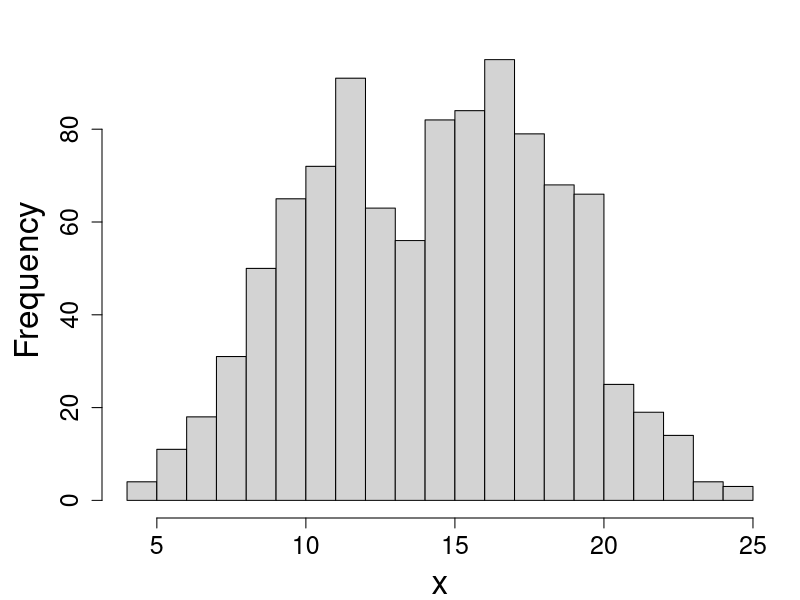
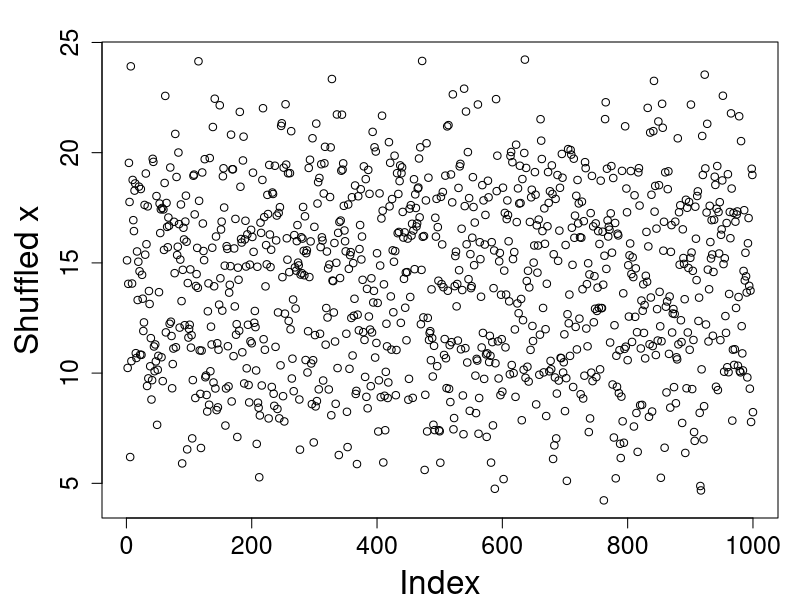
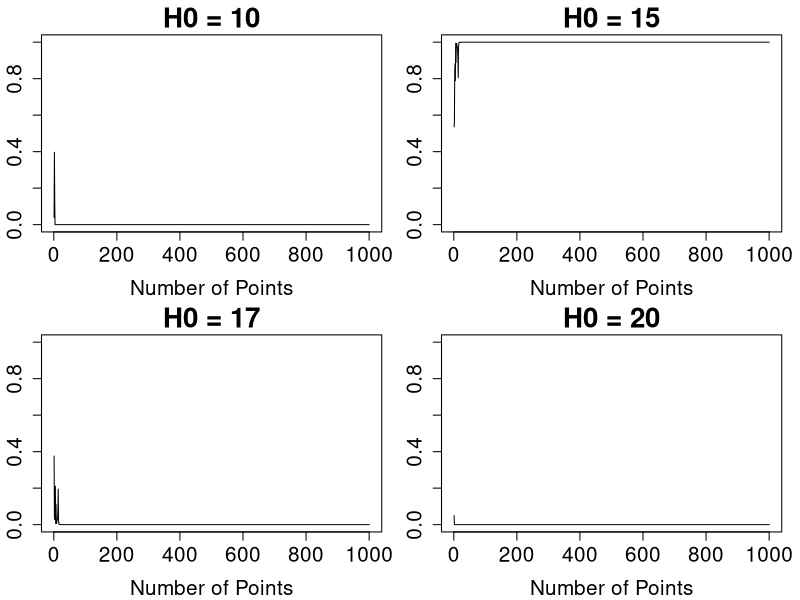
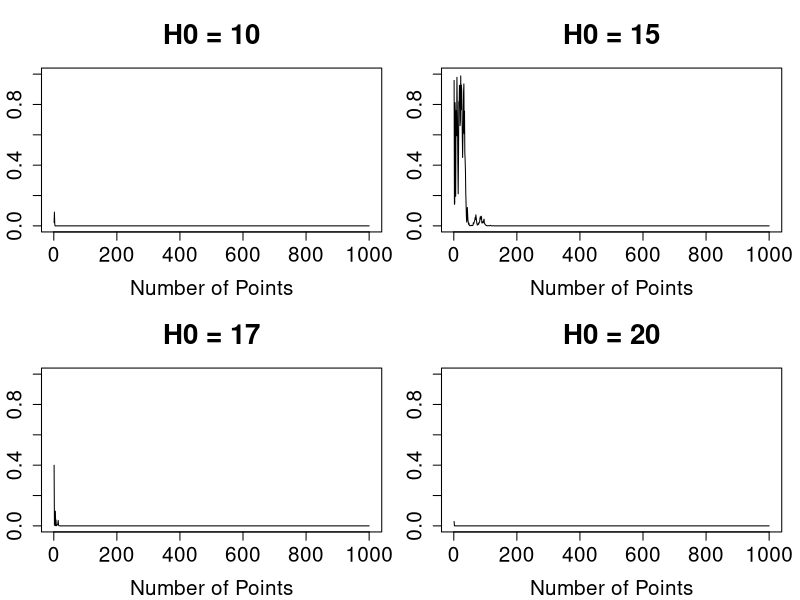

These charts were generated, in order, by the following R code:
## hyper-parameter
sig <- sqrt(5)
set.seed(12345)

## generate the data
x <- c(rnorm(400, 10, sig), 
       rnorm(200, 15, sig), 
       rnorm(300, 17, sig), 
       rnorm(100, 20, sig))

## draw a histogram for x
pdf("imgs/hist_x.pdf", width = 10, height = 10)
par(mar = c(4.1, 5.1, 2.1, 1.1))
hist(x, breaks = 20, main = "", 
     cex.lab = 2, cex.axis = 1.5)
dev.off()

## shuffle x and draw a scatter plot
set.seed(202111)
x.random <- sample(x, length(x))

pdf("imgs/scatter_x.pdf", width = 10, height = 10)
par(mar = c(4.1, 5.1, 2.1, 1.1))
plot(x.random, main = "", ylab = "Shuffled x",
     cex.lab = 2, cex.axis = 1.5)
dev.off()

## write a function to calculate the posterior probability

library(matrixStats)
calculate.post <- function(theta0, theta1) {
  
  ## Initialize posterior probabilities
  post <- rep(NA, 1000)
  
  for (i in 1:1000) {
    ss1 <- sum((x.random[1:i] - theta0)^2) / (2 * sig^2)
    ss2 <- sum((x.random[1:i] - theta1[1])^2) / (2 * sig^2)
    ss3 <- sum((x.random[1:i] - theta1[2])^2) / (2 * sig^2)
    ss4 <- sum((x.random[1:i] - theta1[3])^2) / (2 * sig^2)
    logBF <- -ss1 - logSumExp(-c(ss2, ss3, ss4))
    BF <- 3 * exp(logBF)
    
    post[i] <- 1 / (1 + 3 * 1 / BF)
  }
  return(post)
}

post1 <- calculate.post(10, c(15, 17, 20))
post2 <- calculate.post(15, c(10, 17, 20))
post3 <- calculate.post(17, c(10, 15, 20))
post4 <- calculate.post(20, c(10, 15, 17))

## draw 
pdf("imgs/posterior.pdf", width = 10, height = 10)
par(mfrow = c(2, 2), mar = c(4.1, 2.5, 2.1, 1.1))
plot(post1, xlab = "Number of Points", ylab = "",
     main = "H0 = 10", cex.lab = 1.5, cex.axis = 1.5, cex.main = 2,
     type = "l", ylim = c(0, 1))
plot(post2, xlab = "Number of Points", ylab = "",
     main = "H0 = 15", cex.lab = 1.5, cex.axis = 1.5, cex.main = 2,
     type = "l", ylim = c(0, 1))
plot(post3, xlab = "Number of Points", ylab = "",
     main = "H0 = 17", cex.lab = 1.5, cex.axis = 1.5, cex.main = 2,
     type = "l", ylim = c(0, 1))
plot(post4, xlab = "Number of Points", ylab = "",
     main = "H0 = 20", cex.lab = 1.5, cex.axis = 1.5, cex.main = 2,
     type = "l", ylim = c(0, 1))
dev.off()

## write a function to calculate p-value in sequence

calculate.pvalue <- function(theta0) {
  
  ## Initialize posterior probabilities
  pvalue <- rep(NA, 1000)
  
  for (i in 1:1000) {
    xbar <- mean(x.random[1:i])
    pvalue[i] <- 2 * min(pnorm(xbar, theta0, sig / sqrt(i)), 
                         1-pnorm(xbar, theta0, sig / sqrt(i)))
  }
  return(pvalue)
}

pvalue1 <- calculate.pvalue(10)
pvalue2 <- calculate.pvalue(15)
pvalue3 <- calculate.pvalue(17)
pvalue4 <- calculate.pvalue(20)

pdf("imgs/pvalue.pdf", width = 10, height = 10)
par(mfrow = c(2, 2), mar = c(4.1, 2.5, 4.1, 1.1))
plot(pvalue1, xlab = "Number of Points", ylab = "",
     main = "H0 = 10", cex.lab = 1.5, cex.axis = 1.5, cex.main = 2,
     type = "l", ylim = c(0, 1))
plot(pvalue2, xlab = "Number of Points", ylab = "",
     main = "H0 = 15", cex.lab = 1.5, cex.axis = 1.5, cex.main = 2,
     type = "l", ylim = c(0, 1))
plot(pvalue3, xlab = "Number of Points", ylab = "",
     main = "H0 = 17", cex.lab = 1.5, cex.axis = 1.5, cex.main = 2,
     type = "l", ylim = c(0, 1))
plot(pvalue4, xlab = "Number of Points", ylab = "",
     main = "H0 = 20", cex.lab = 1.5, cex.axis = 1.5, cex.main = 2,
     type = "l", ylim = c(0, 1))
dev.off()

save.image("p3.RData")
